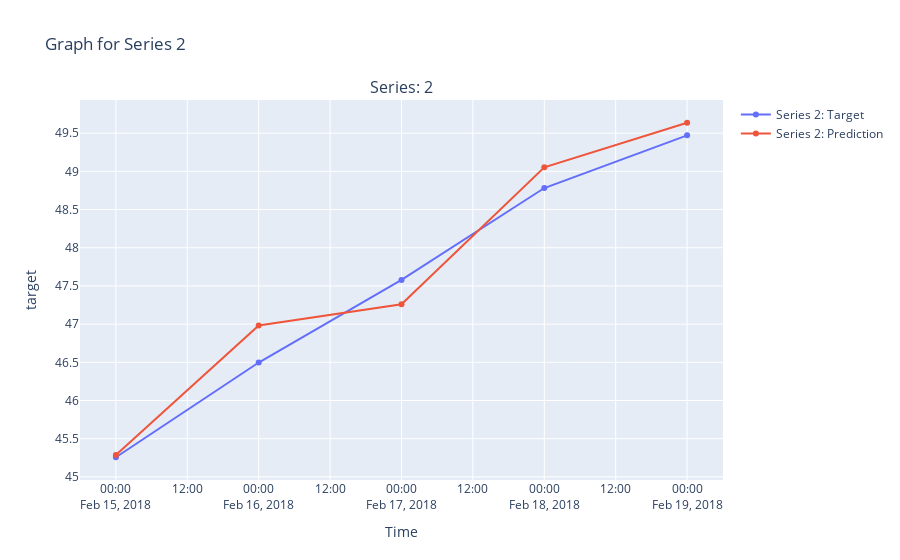

Here is the notebook cell this chart was saved with:
### Code cell
fig = graph_prediction_vs_actual_over_time(
    pipeline,
    X_holdout,
    y_holdout,
    X_train,
    y_train,
    dates=X_holdout["date"],
    single_series="2",
)
fig

### Figure 1 — Plotly figure (JSON) as saved in the notebook; plotly's stock layout.template omitted (floating-point values rounded to 4 significant figures)
{"data": [{"mode": "lines+markers", "name": "Series 2: Target", "type": "scatter", "x": ["2018-02-15T00:00:00", "2018-02-16T00:00:00", "2018-02-17T00:00:00", "2018-02-18T00:00:00", "2018-02-19T00:00:00"], "xaxis": "x", "y": [45.26, 46.5, 47.58, 48.78, 49.47], "yaxis": "y"}, {"mode": "lines+markers", "name": "Series 2: Prediction", "type": "scatter", "x": ["2018-02-15T00:00:00", "2018-02-16T00:00:00", "2018-02-17T00:00:00", "2018-02-18T00:00:00", "2018-02-19T00:00:00"], "xaxis": "x", "y": [45.29, 46.98, 47.26, 49.05, 49.64], "yaxis": "y"}], "layout": {"annotations": [{"font": {"size": 16}, "showarrow": false, "text": "Series: 2", "x": 0.5, "xanchor": "center", "xref": "paper", "y": 1, "yanchor": "bottom", "yref": "paper"}], "title": {"text": "Graph for Series 2"}, "xaxis": {"anchor": "y", "domain": [0, 1], "title": {"text": "Time"}}, "yaxis": {"anchor": "x", "domain": [0, 1], "title": {"text": "target"}}}}
